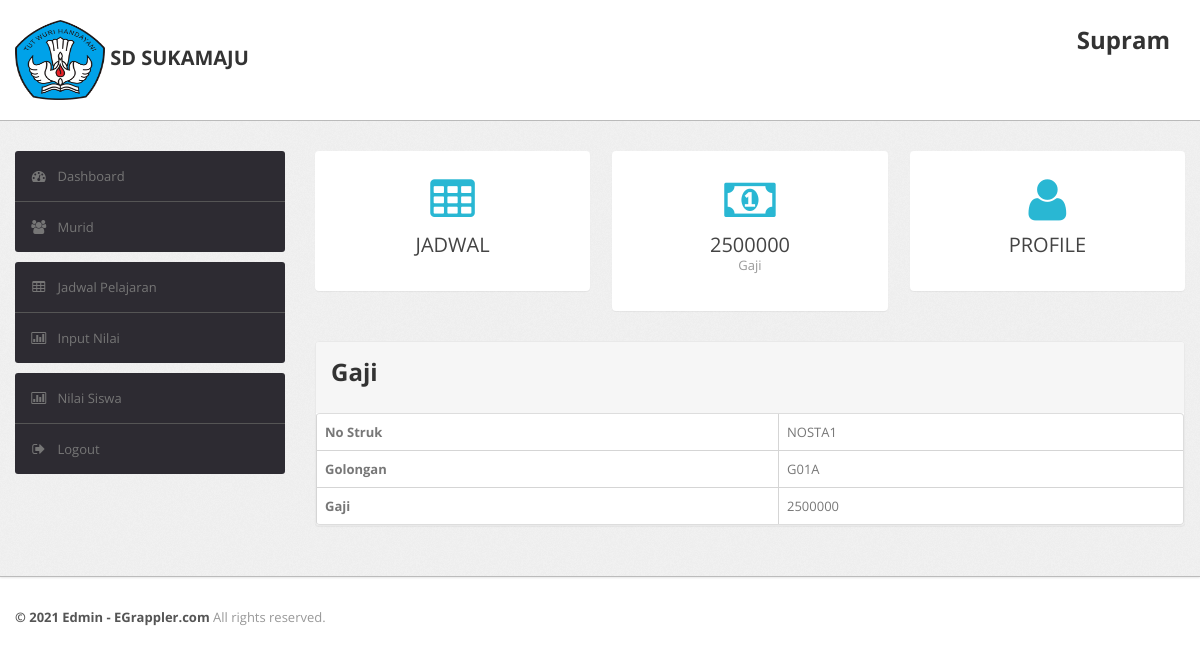
The page /guru/dashboardgaji.php (signed in) on the database its author committed.
### tables this page shows
CREATE TABLE `guru` (
  `NoPegawai` varchar(11) NOT NULL,
  `NamaGuru` varchar(50) NOT NULL,
  `Jabatan` varchar(5) NOT NULL,
  `Password` varchar(15) NOT NULL,
  `NoHP` decimal(13,0) NOT NULL,
  `Alamat` varchar(50) NOT NULL,
  `Gaji` varchar(7) DEFAULT NULL,
  `WaliKelas` varchar(15) DEFAULT NULL
);

CREATE TABLE `gaji` (
  `NoStruk` varchar(7) NOT NULL,
  `Golongan` varchar(5) NOT NULL,
  `Gaji` decimal(8,0) NOT NULL
);

### guru/dashboardgaji.php (the view, shortened to what this page needs)
<?php
require '../fungsi.php';
$datauser = $_SESSION["user"];
$data = $datauser["NoPegawai"];
$gaji = $datauser["Gaji"];
$gaji3 = $datauser["Gaji"];
$profil1 = mysqli_query($koneksi, "SELECT NamaGuru FROM guru where NoPegawai = '$data'");
$gaji1 = mysqli_query($koneksi, "SELECT Gaji FROM gaji where NoStruk = '$gaji'");
$gaji2 = mysqli_query($koneksi, "SELECT * FROM gaji where NoStruk = '$gaji3'");
?>
<!DOCTYPE html>
<html lang="en">
<head>
    <head>
        <link type="text/css" href="bootstrap/css/bootstrap.min.css" rel="stylesheet">
        <link type="text/css" href="bootstrap/css/bootstrap-responsive.min.css" rel="stylesheet">
        <link type="text/css" href="css/theme.css" rel="stylesheet">
        <link type="text/css" href="images/icons/css/font-awesome.css" rel="stylesheet">
    </head>
    <body>
        <div class="navbar navbar-fixed-top">
            <div class="navbar-inner">
                <div class="container">
                        <a class="brand" href="index.html"><img src="sdlogo.png" style="width:90px;height:80px;">
                                     SD SUKAMAJU</a>
                    <div class="nav-collapse collapse navbar-inverse-collapse">
                        <ul class="nav pull-right">
                            <li ><a>
                        <?php while( $jdwal2 = mysqli_fetch_assoc($profil1) ) : ?>
                        <li><a><h2>
                        <?= $jdwal2["NamaGuru"]?>
                        </h2></a>
                        <?php endwhile;?>
                                </a>
                            </li>
                        </ul>
                    </div>
                </div>
            </div>
        </div>
        <div class="wrapper">
            <div class="container">
                <div class="row">
                    <div class="span3">
                        <div class="sidebar">
                            <ul class="widget widget-menu unstyled">
                                <li class="active"><a href="dashboardguru.php"><i class="menu-icon icon-dashboard"></i>Dashboard
                                </a></li>
                                <li class="active"><a href="dashboardmuridguru.php"><i class="menu-icon icon-group"></i>Murid
                                </a></li>
                            </ul>
                            <ul class="widget widget-menu unstyled">
                                <li><a href="dashboardjadwal.php"><i class="menu-icon icon-table"></i>Jadwal Pelajaran</a></li>
                                <li><a href="inputnilai.php"><i class="menu-icon icon-bar-chart"></i>Input Nilai</a></li>
                            </ul>
                            <ul class="widget widget-menu unstyled">
                                <li><a href="dashboardnilaisiswa.php"><i class="menu-icon icon-bar-chart"></i>Nilai Siswa</a></li>
                                <li><a href="../logout.php"><i class="menu-icon icon-signout"></i>Logout </a></li>
                            </ul>
                        </div>
                    </div>
                    <div class="span9">
                        <div class="content">
                            <div class="btn-controls">
                                <div class="btn-box-row row-fluid">
                                    <a href="dashboardjadwal.php" class="btn-box big span4"><i class=" icon-table"></i><b>JADWAL</b>
                                            <?php while( $struk = mysqli_fetch_assoc($gaji1) ) : ?>
                                    <a href="dashboardgaji.php" class="btn-box big span4"><i class="icon-money"></i><b><?= $struk["Gaji"]?></b>
                                        <p class="text-muted">
                                            Gaji</p>
                                            <?php endwhile;?>
                                    </a>
                                    </a><a href="dashboardguru.php" class="btn-box big span4"><i class="icon-user"></i><b>PROFILE</b>
                                    </a>
                                </div>
                            </div>
                            <div class="module">
                                <div class="module-head">
                                    <h2>
                                        Gaji</h2>
                                </div>
                                <div class="thead-dark">
                                    <table cellpadding="0" cellspacing="0" border="0" class="datatable-1 table table-bordered table-striped	 display"
                                        width="100%">
                                        <thead>
      <?php while( $struk = mysqli_fetch_assoc($gaji2) ) : ?>
        <tr>
  <th>No Struk</th>
  <td><?= $struk["NoStruk"]?></td>
 </tr>
 <tr>
 <th>Golongan</th>
  <td><?= $struk["Golongan"]?></td>
 </tr>
 <tr>
 <th>Gaji</th>
  <td><?= $struk["Gaji"]?></td>
 </tr>
        <?php endwhile;?>
                                        </thead>
                                    </table>
                                </div>
                            </div>
                        </div>
                    </div>
                </div>
            </div>
        </div>
        <div class="footer">
            <div class="container">
                <b class="copyright">&copy; 2021 Edmin - EGrappler.com </b>All rights reserved.
            </div>
        </div>
    </body>

### guru/css/theme.css (style rules this page uses)
body { font-size: 13px; font-family: 'Open Sans', Arial, sans-serif; background: #fff; color: #777 }
h1, h2, h3, h4, h5, h6 { color: #333; margin-top: 0 }
h2 { font-size: 24px }
strong, b { color: #555 }
.text-muted { color: #999; }
.wrapper { background: url(../images/bg.png) #eee; border-bottom: 1px solid #bbb; -webkit-box-shadow: 0 1px 2px rgba(0,0,0,0.1); -moz-box-shadow: 0 1px 2px rgba(0,0,0,0.1); box-shadow: 0 1px 2px rgba(0,0,0,0.1); padding: 30px 0 }
.footer { color: #999; padding: 30px 0 60px }
body [class^="icon-"], body [class*=" icon-"] { font-size: 14px; line-height: 20px; height: 20px }
.module { background: #fff; -webkit-border-radius: 3px; -moz-border-radius: 3px; border-radius: 3px; border: 1px solid #ccc; border-bottom-color: #bbb; -webkit-box-shadow: 0 0 1px rgba(0,0,0,0.2); -moz-box-shadow: 0 0 1px rgba(0,0,0,0.2); box-shadow: 0 0 1px rgba(0,0,0,0.2); margin-bottom: 30px }
.navbar { position: static!important; margin: 0!important }
.navbar .navbar-inner { background: #fff; border-bottom: 1px solid #bbb; -webkit-box-shadow: 0 1px 2px rgba(0,0,0,0.15); -moz-box-shadow: 0 1px 2px rgba(0,0,0,0.15); box-shadow: 0 1px 2px rgba(0,0,0,0.15) }
.navbar .brand { color: #333; font-weight: bold; font-size: 20px; margin-right: 20px; padding: 20px }
.navbar .nav>li>a { padding: 20px 15px; font-weight: bold; color: #777 }
.btn, .btn-box { -webkit-border-radius: 3px; -moz-border-radius: 3px; border-radius: 3px }
.btn [class^="icon-"], .btn-box [class^="icon-"], .btn [class*=" icon-"], .btn-box [class*=" icon-"] { min-width: 16px; text-align: center; display: inline-block!important }
.btn-box { margin-bottom: 20px; background-color: #fff; border: 1px solid transparent; border-radius: 4px; -webkit-box-shadow: 0 1px 1px rgba(0,0,0,.05); box-shadow: 0 1px 1px rgba(0,0,0,.05); text-align: center; text-decoration: none!important; padding: 25px 0; margin: 0 0 30px }
.btn-box i, .btn-box b { display: block }
.btn-box b { color: #444; font-size: 20px; font-weight:normal; margin-top: 5px; text-shadow: 0 1px 0 #fff }
.btn-box i { font-size: 36px; line-height: 36px; height: 36px; color: #29b7d3; -webkit-transition: all .2s ease-in-out; -moz-transition: all .2s ease-in-out; transition: all .2s ease-in-out; }
.btn-box.big b { margin-top: 10px }
.btn-box.big i { font-size: 48px; line-height: 48px; height: 48px }
.table { margin-bottom: 0 }
.table th, .table td { border-color: #d5d5d5!important }
.table-bordered thead:first-child tr:first-child>th:first-child, .table-bordered tbody:first-child tr:first-child>td:first-child { -webkit-border-top-left-radius: 2px; -moz-border-radius-topleft: 2px; border-top-left-radius: 2px }
.table-bordered thead:last-child tr:last-child>th:first-child, .table-bordered tbody:last-child tr:last-child>td:first-child, .table-bordered tfoot:last-child tr:last-child>td:first-child { -webkit-border-bottom-left-radius: 2px; -moz-border-radius-bottomleft: 2px; border-bottom-left-radius: 2px }
.widget-menu { background: #fff; -webkit-border-radius: 3px; -moz-border-radius: 3px; border-radius: 3px; overflow: hidden }
.widget-menu a { color: #555; display: block; line-height: 20px; padding: 15px; text-decoration: none!important }
.widget-menu .menu-icon { margin-right: 10px; color: #767676; -webkit-transition: all .2s ease-in-out; -moz-transition: all .2s ease-in-out; transition: all .2s ease-in-out; }
.widget-menu>li+li { border-top: 1px solid #555 }
.widget-menu>li>a { background-color: #2d2b32; color: #767676; -webkit-transition: all .2s ease-in-out; -moz-transition: all .2s ease-in-out; transition: all .2s ease-in-out; }
.module { box-shadow: 0 0 3px rgba(0,0,0,.1); border-color: #e9e9e9; margin-bottom: 20px; background-color: #fff; border-radius: 4px; -webkit-box-shadow: 0 1px 1px rgba(0,0,0,.05); box-shadow: 0 1px 1px rgba(0,0,0,.05); }
.module-head { color: #767676; background-color: #f6f6f6; border-color: #e9e9e9; padding: 10px 15px; border-bottom: 1px solid transparent; border-top-right-radius: 3px; border-top-left-radius: 3px; }

### rows shown on the page
guru: NamaGuru "Supram"
gaji: Gaji "2500000", NoStruk "NOSTA1", Golongan "G01A"
